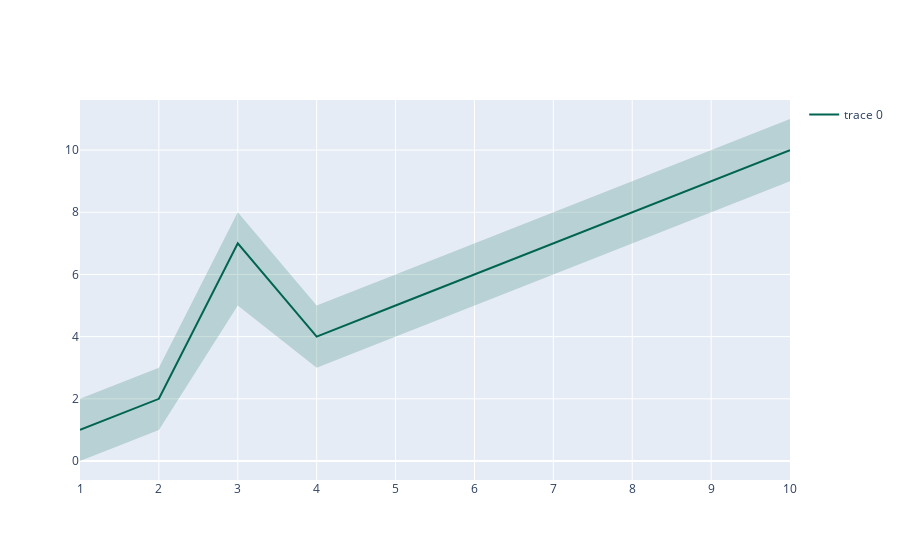

The notebook cell this image was saved under:
### Code cell
import plotly.graph_objs as go

x = [1, 2, 3, 4, 5, 6, 7, 8, 9, 10]
y = [1, 2, 7, 4, 5, 6, 7, 8, 9, 10]
y_upper = [2, 3, 8, 5, 6, 7, 8, 9, 10, 11]
y_lower = [0, 1, 5, 3, 4, 5, 6, 7, 8, 9]


fig = go.Figure([
    go.Scatter(
        x=x,
        y=y,
        line=dict(color='rgb(0,100,80)'),
        mode='lines'
    ),
    go.Scatter(
        x=x+x[::-1], # x, then x reversed
        y=y_upper+y_lower[::-1], # upper, then lower reversed
        fill='toself',
        fillcolor='rgba(0,100,80,0.2)',
        line=dict(color='rgba(255,255,255,0)'),
        hoverinfo="skip",
        showlegend=False
    )
])
fig.show()

### Figure 1 — Plotly figure (JSON) as saved in the notebook; plotly's stock layout.template omitted (floating-point values rounded to 4 significant figures)
{"data": [{"line": {"color": "rgb(0,100,80)"}, "mode": "lines", "type": "scatter", "x": [1, 2, 3, 4, 5, 6, 7, 8, 9, 10], "y": [1, 2, 7, 4, 5, 6, 7, 8, 9, 10]}, {"fill": "toself", "fillcolor": "rgba(0,100,80,0.2)", "hoverinfo": "skip", "line": {"color": "rgba(255,255,255,0)"}, "showlegend": false, "type": "scatter", "x": [1, 2, 3, 4, 5, 6, 7, 8, 9, 10, 10, 9, 8, 7, 6, 5, 4, 3, 2, 1], "y": [2, 3, 8, 5, 6, 7, 8, 9, 10, 11, 9, 8, 7, 6, 5, 4, 3, 5, 1, 0]}], "layout": {"autosize": true, "xaxis": {"autorange": true, "range": [1, 10], "type": "linear"}, "yaxis": {"autorange": true, "range": [-0.6111, 11.61], "type": "linear"}}}
